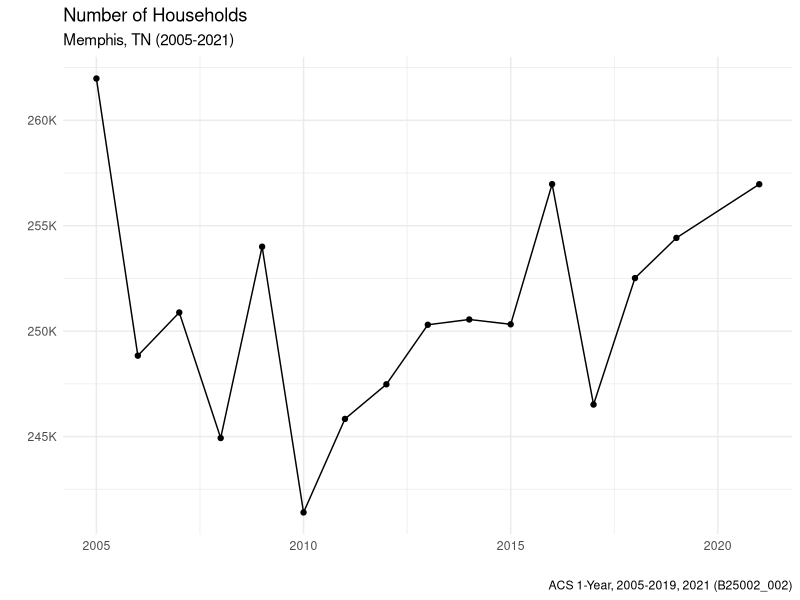
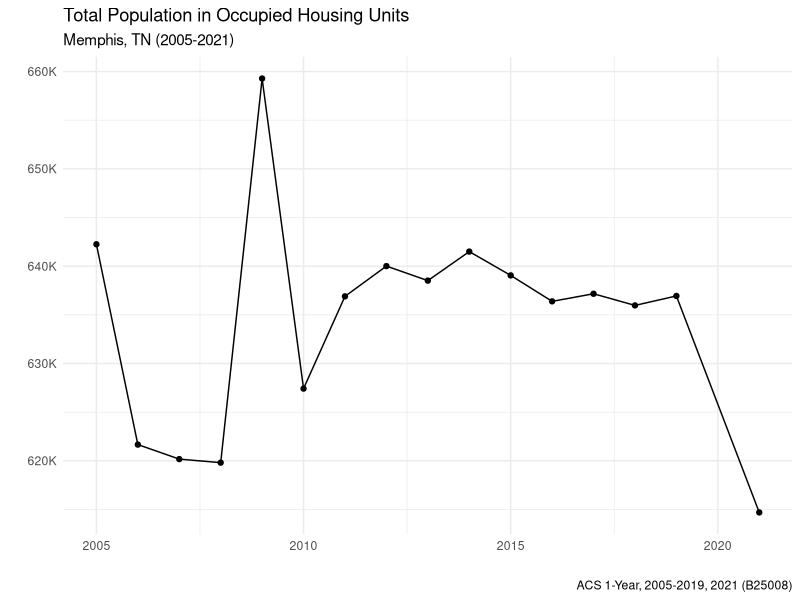
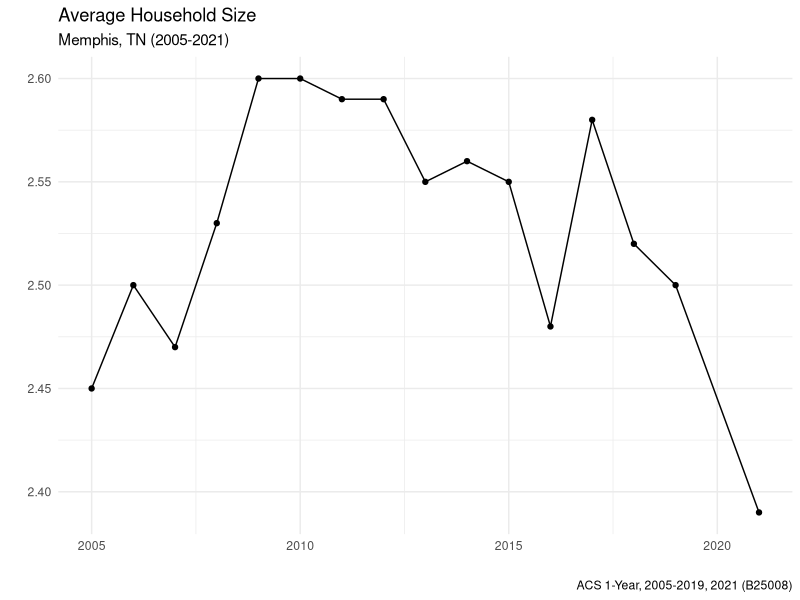
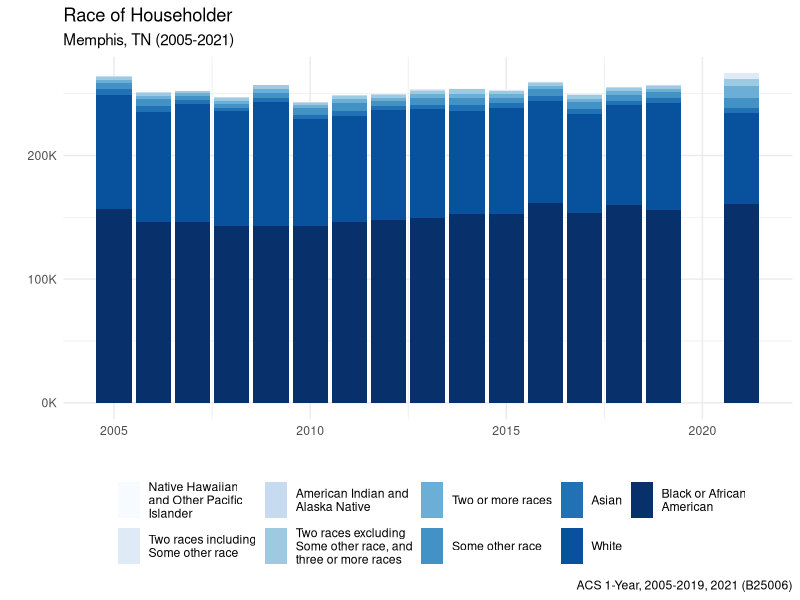
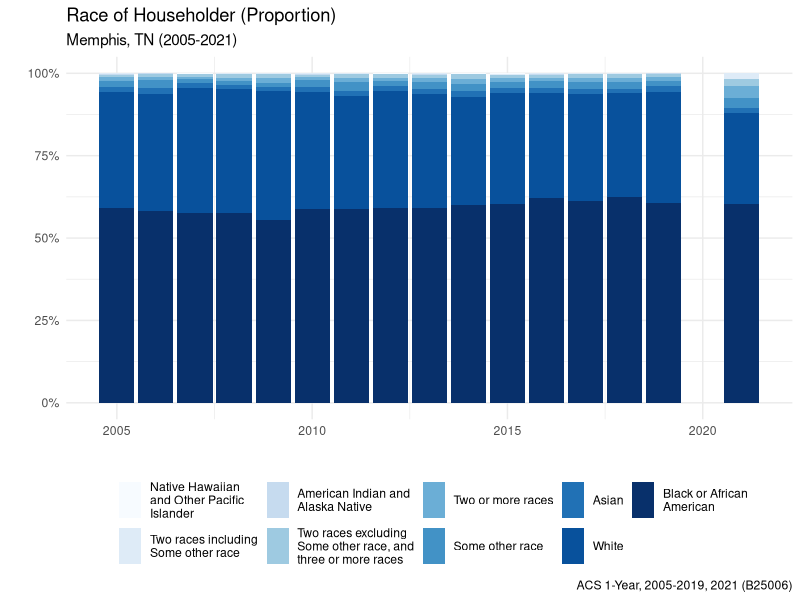

Recreate these plots in R, in order.
## ---- chunk 1
library(tidyverse)

v_labs <- read_csv("../_data/v_labs.csv")
acs1_single <- read_csv("../_data/acs1_single.csv")
acs1_multi <- read_csv("../_data/acs1_multi.csv") %>% 
  left_join(v_labs, by = c("variable" = "name"))
## ---- chunk 2
hh <- acs1_multi %>% 
  filter(variable == "B25002_002")

hh %>% ggplot(aes(yr, estimate, group = 1)) +
  geom_line() +
  geom_point() +
  scale_x_continuous() +
  scale_y_continuous(labels = scales::label_number(scale = .001, suffix = "K")) +
  theme_minimal() +
  labs(x = "", y = "",
       title = "Number of Households",
       subtitle = "Memphis, TN (2005-2021)",
       caption = "ACS 1-Year, 2005-2019, 2021 (B25002_002)")
## ---- chunk 3
tpohu <- acs1_multi %>% 
  filter(variable == "B25008_001")

tpohu %>% ggplot(aes(yr, estimate, group = 1)) +
  geom_line() +
  geom_point() +
  scale_x_continuous() +
  scale_y_continuous(labels = scales::label_number(scale = .001, suffix = "K")) +
  theme_minimal() +
  labs(x = "", y = "",
       title = "Total Population in Occupied Housing Units",
       subtitle = "Memphis, TN (2005-2021)",
       caption = "ACS 1-Year, 2005-2019, 2021 (B25008)")
## ---- chunk 4
ahhs <- acs1_multi %>% 
  filter(variable == "B25010_001")

ahhs %>% ggplot(aes(yr, estimate, group = 1)) +
  geom_line() +
  geom_point() +
  scale_x_continuous() +
  scale_y_continuous(labels = scales::label_number()) +
  theme_minimal() +
  labs(x = "", y = "",
       title = "Average Household Size",
       subtitle = "Memphis, TN (2005-2021)",
       caption = "ACS 1-Year, 2005-2019, 2021 (B25008)")
## ---- chunk 5
race <- acs1_multi %>% 
  filter(str_detect(variable, "B25006(?!_001)")) %>% 
  mutate(lab = str_remove_all(lab, "(Householder who is)|(alone)")) %>% 
  group_by(yr) %>% 
  arrange(estimate) %>% 
  ungroup() %>% 
  mutate(lab = fct_inorder(lab))


race %>% ggplot(aes(yr, estimate, fill = lab)) +
  geom_col() +
  scale_x_continuous() +
  scale_y_continuous(labels = scales::label_number(scale = .001, suffix = "K")) +
  scale_fill_brewer(labels = function(fill) str_wrap(fill, width = 20)) +
  theme_minimal() +
  labs(x = "", y = "", fill = "",
       title = "Race of Householder",
       subtitle = "Memphis, TN (2005-2021)",
       caption = "ACS 1-Year, 2005-2019, 2021 (B25006)") +
  theme(legend.position = "bottom")
## ---- chunk 6
race %>% ggplot(aes(yr, estimate, fill = lab)) +
  geom_col(position = "fill") +
  scale_x_continuous() +
  scale_y_continuous(labels = scales::label_percent(scale = 100)) +
  scale_fill_brewer(labels = function(fill) str_wrap(fill, width = 20)) +
  theme_minimal() +
  labs(x = "", y = "", fill = "",
       title = "Race of Householder (Proportion)",
       subtitle = "Memphis, TN (2005-2021)",
       caption = "ACS 1-Year, 2005-2019, 2021 (B25006)") +
  theme(legend.position = "bottom")
